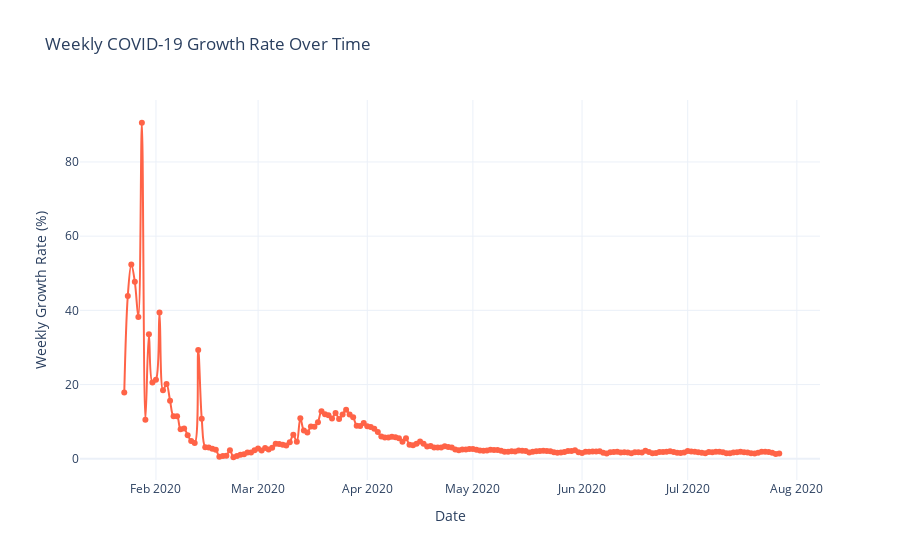
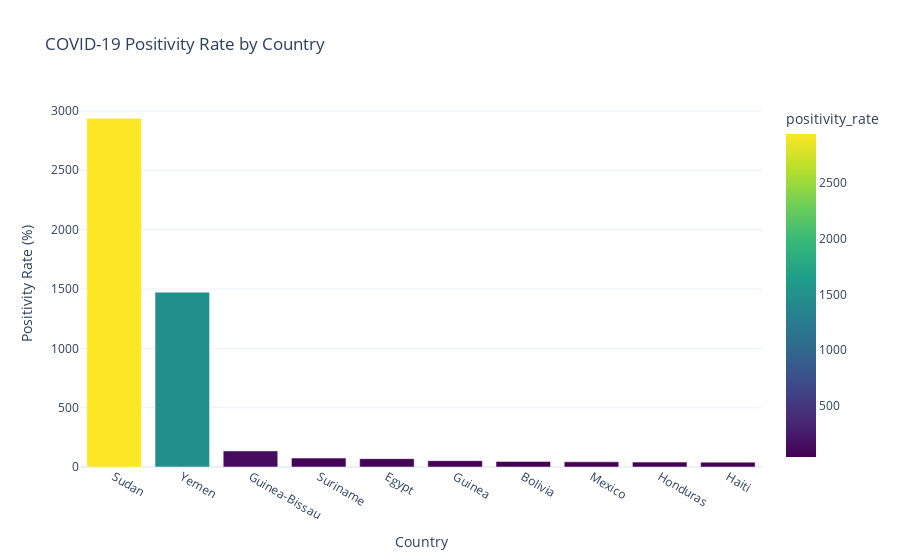
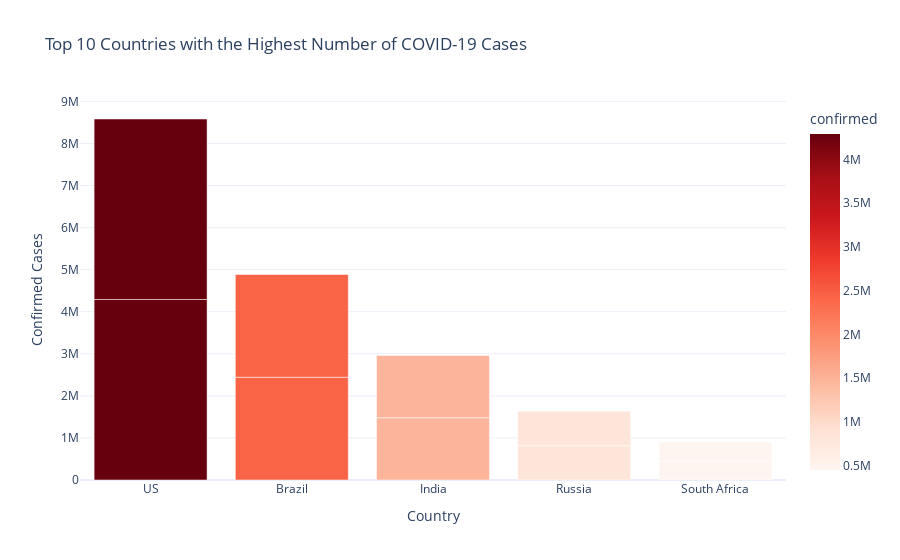

Notebook code cell kept with these figures, in order:
### Code cell
import os
import pandas as pd
import plotly.express as px
import matplotlib.pyplot as plt

base_dir = os.getcwd()
reports_dir = os.path.join(base_dir, "..", "reports")

print(f"Base directory: {base_dir}")
print(f"Reports folder: {reports_dir}")


# 1. Weekly Growth Rate Trend

weekly_path = os.path.join(reports_dir, "weekly_growth.csv")
df_weekly = pd.read_csv(weekly_path, delimiter=';')

fig1 = px.line(
    df_weekly,
    x="date",
    y="weekly_growth_rate",
    title="Weekly COVID-19 Growth Rate Over Time",
    markers=True,
    line_shape="spline",
    color_discrete_sequence=["#FF6347"]
)

fig1.update_layout(
    xaxis_title="Date",
    yaxis_title="Weekly Growth Rate (%)",
    template="plotly_white"
)

fig1.write_html(os.path.join(reports_dir, "trend_weekly_growth.html"))
fig1.show()

# 2. Positivity Rate by Country

positivity_path = os.path.join(reports_dir, "positivity_rate.csv")
df_pos = pd.read_csv(positivity_path, delimiter=';')

fig2 = px.bar(
    df_pos.sort_values(by="positivity_rate", ascending=False),
    x="country_region",
    y="positivity_rate",
    color="positivity_rate",
    color_continuous_scale="Viridis",
    title="COVID-19 Positivity Rate by Country"
)

fig2.update_layout(
    xaxis_title="Country",
    yaxis_title="Positivity Rate (%)",
    template="plotly_white"
)

fig2.write_html(os.path.join(reports_dir, "positivity_rate_chart.html"))
fig2.show()


#3. Top 10 Countries by Total Cases

top10_path = os.path.join(reports_dir, "top_10_countries.csv")
df_top10 = pd.read_csv(top10_path, delimiter=';')

fig3 = px.bar(
    df_top10.sort_values(by="confirmed", ascending=False),
    x="country",
    y="confirmed",
    color="confirmed",
    color_continuous_scale="Reds",
    title="Top 10 Countries with the Highest Number of COVID-19 Cases"
)

fig3.update_layout(
    xaxis_title="Country",
    yaxis_title="Confirmed Cases",
    template="plotly_white"
)

fig3.write_html(os.path.join(reports_dir, "top10_countries_bar.html"))
fig3.show()

#4. Interactive World Map (Global Spread Overview)

world_path = os.path.join(reports_dir, "top_10_countries.csv")
df_world = pd.read_csv(world_path, delimiter=';')

fig4 = px.choropleth(
    df_world,
    locations="country",
    locationmode="country names",
    color="confirmed",
    hover_name="country",
    color_continuous_scale="Reds",
    title="Global COVID-19 Cases (Top 10 Countries)"
)

fig4.update_layout(template="plotly_white")
fig4.write_html(os.path.join(reports_dir, "world_map.html"))
fig4.show()

who_path = os.path.join(reports_dir, "who_regions.csv")

df_who = pd.read_csv(who_path, sep=None, engine="python")
df_who.columns = df_who.columns.str.strip().str.lower()

#5. COVID-19 Cases and Deaths by WHO Region

fig5 = px.bar(
    df_who.melt(
        id_vars="who_region",
        value_vars=["total_cases", "total_deaths"],
        var_name="Metric",
        value_name="Count"
    ),
    x="who_region",
    y="Count",
    color="Metric",
    barmode="group",
    title="COVID-19 Cases and Deaths by WHO Region"
)

fig5.update_layout(
    xaxis_title="WHO Region",
    yaxis_title="Count",
    legend_title_text="Metric",
    template="plotly_white"
)

fig5.write_html(os.path.join(reports_dir, "who_region_analysis.html"))
fig5.show()


# Summary Section

print("All reports loaded successfully.")
print("All visualizations generated in /reports folder.")

from IPython.display import Markdown as md

md("""
# Summary

This notebook presents COVID-19 analytical insights:

1. **Weekly Growth Rate** — tracks pandemic acceleration over time.  
2. **Positivity Rate** — identifies countries with the highest infection rates among tested individuals.  
3. **Top 10 Countries** — highlights nations with the largest case numbers.  
4. **Interactive World Map** — provides a global overview of case distribution.
5. **COVID-19 Cases and Deaths by WHO Region**

*This analysis demonstrates integration of SQL-based data processing, Python data visualization (Plotly/Matplotlib), and a structured analytical pipeline suitable for production or research.*
""")

### Figure 1 — Plotly figure (JSON) as saved in the notebook; plotly's stock layout.template omitted (floating-point values rounded to 4 significant figures; data arrays with more than 128 entries replaced by an {"elided": "..."} marker saying what was removed)
{"data": [{"hovertemplate": "date=%{x}<br>weekly_growth_rate=%{y}<extra></extra>", "legendgroup": "", "line": {"color": "#FF6347", "dash": "solid", "shape": "spline"}, "marker": {"symbol": "circle"}, "mode": "lines+markers", "name": "", "orientation": "v", "showlegend": false, "type": "scatter", "x": {"elided": "188 str values"}, "xaxis": "x", "y": {"elided": "188 float values"}, "yaxis": "y"}], "layout": {"legend": {"tracegroupgap": 0}, "title": {"text": "Weekly COVID-19 Growth Rate Over Time"}, "xaxis": {"anchor": "y", "domain": [0, 1], "title": {"text": "Date"}}, "yaxis": {"anchor": "x", "domain": [0, 1], "title": {"text": "Weekly Growth Rate (%)"}}}}

### Figure 2 — Plotly figure (JSON) as saved in the notebook; plotly's stock layout.template omitted (floating-point values rounded to 4 significant figures)
{"data": [{"hovertemplate": "country_region=%{x}<br>positivity_rate=%{marker.color}<extra></extra>", "legendgroup": "", "marker": {"color": [2938.0, 1473.0, 135.5, 75.26, 70.37, 53.2, 47.08, 43.78, 41.26, 40.9], "coloraxis": "coloraxis", "pattern": {"shape": ""}}, "name": "", "orientation": "v", "showlegend": false, "textposition": "auto", "type": "bar", "x": ["Sudan", "Yemen", "Guinea-Bissau", "Suriname", "Egypt", "Guinea", "Bolivia", "Mexico", "Honduras", "Haiti"], "xaxis": "x", "y": [2938.0, 1473.0, 135.5, 75.26, 70.37, 53.2, 47.08, 43.78, 41.26, 40.9], "yaxis": "y"}], "layout": {"barmode": "relative", "coloraxis": {"colorbar": {"title": {"text": "positivity_rate"}}, "colorscale": [[0, "#440154"], [0.1111, "#482878"], [0.2222, "#3e4989"], [0.3333, "#31688e"], [0.4444, "#26828e"], [0.5556, "#1f9e89"], [0.6667, "#35b779"], [0.7778, "#6ece58"], [0.8889, "#b5de2b"], [1, "#fde725"]]}, "legend": {"tracegroupgap": 0}, "title": {"text": "COVID-19 Positivity Rate by Country"}, "xaxis": {"anchor": "y", "domain": [0, 1], "title": {"text": "Country"}}, "yaxis": {"anchor": "x", "domain": [0, 1], "title": {"text": "Positivity Rate (%)"}}}}

### Figure 3 — Plotly figure (JSON) as saved in the notebook; plotly's stock layout.template omitted (floating-point values rounded to 4 significant figures)
{"data": [{"hovertemplate": "country=%{x}<br>confirmed=%{marker.color}<extra></extra>", "legendgroup": "", "marker": {"color": [4290259, 4290259, 2442375, 2442375, 1480073, 1480073, 816680, 816680, 452529, 452529], "coloraxis": "coloraxis", "pattern": {"shape": ""}}, "name": "", "orientation": "v", "showlegend": false, "textposition": "auto", "type": "bar", "x": ["US", "US", "Brazil", "Brazil", "India", "India", "Russia", "Russia", "South Africa", "South Africa"], "xaxis": "x", "y": [4290259, 4290259, 2442375, 2442375, 1480073, 1480073, 816680, 816680, 452529, 452529], "yaxis": "y"}], "layout": {"barmode": "relative", "coloraxis": {"colorbar": {"title": {"text": "confirmed"}}, "colorscale": [[0, "rgb(255,245,240)"], [0.125, "rgb(254,224,210)"], [0.25, "rgb(252,187,161)"], [0.375, "rgb(252,146,114)"], [0.5, "rgb(251,106,74)"], [0.625, "rgb(239,59,44)"], [0.75, "rgb(203,24,29)"], [0.875, "rgb(165,15,21)"], [1, "rgb(103,0,13)"]]}, "legend": {"tracegroupgap": 0}, "title": {"text": "Top 10 Countries with the Highest Number of COVID-19 Cases"}, "xaxis": {"anchor": "y", "domain": [0, 1], "title": {"text": "Country"}}, "yaxis": {"anchor": "x", "domain": [0, 1], "title": {"text": "Confirmed Cases"}}}}
